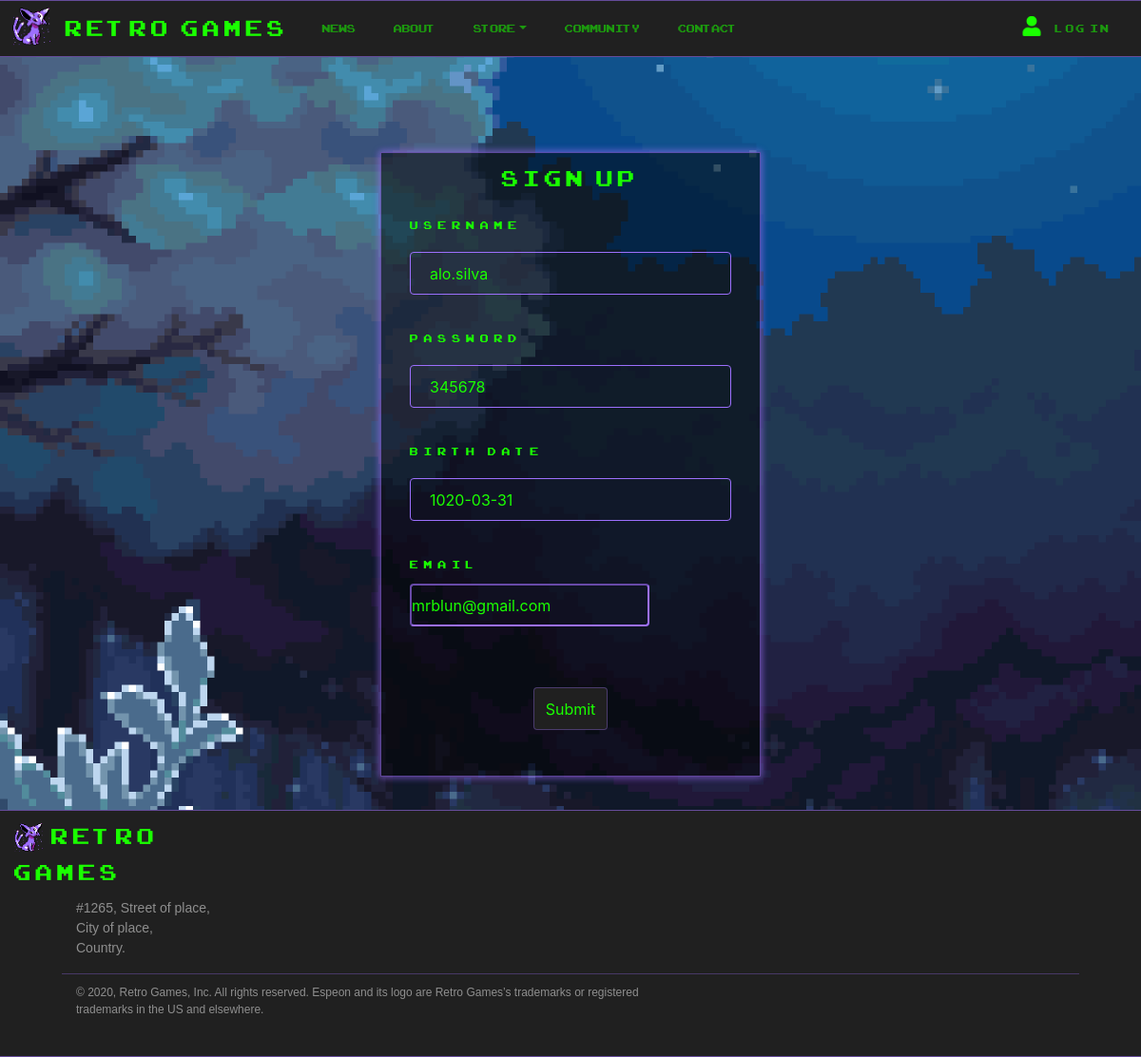
The app's page /user/1/update/ with its own data.
### catalog/models.py (models this page shows, shortened)
class User(models.Model):
    username = models.CharField(max_length=30)
    password = models.CharField(max_length=30)
    birth_date = models.DateField(null=True, blank=True)
    email = models.EmailField(blank=True)

### catalog/views.py (the view)
# urls.py: path('user/<int:pk>/update/', views.UserUpdate.as_view(), name='user_update'),
class UserUpdate(UpdateView):
    model = User
    fields = ['username', 'password', 'birth_date', 'email']

### catalog/templates/catalog/user_form.html (shortened to what this page needs)
{% extends "base_generic.html" %}
{% block content %}
<div class="container col-md-4" id="canvas_r">
    <div class="container">
        <h2 id="sign_up">Sign up</h2>
        <form action="" method="post">
            <table >
            <div class="form-group">
                <label>USERNAME</label>
                {{form.username}}
            </div>
            <div class="form-group">
                <label >PASSWORD</label>
                {{form.password}}
            </div>
            <div class="form-group">
                <label >Birth Date</label>
                {{form.birth_date}}
            </div>
            <div class="form-group">
                <label>Email</label>
                <br>
                {{form.email}}
            </div>
            </table>
            <br><br>
            <div id="button_r">
                <input class="btn" type="submit" value="Submit"/>
            </div>
            <br><br>
        </form>
    </div>
</div>
{% endblock %}

### catalog/static/css/styles.css (style rules this page uses)
* { box-sizing: border-box; padding: 0; margin: 0; }
body { background: url("../img/background_night_1920x1080.png"); background-repeat:repeat; background-attachment:fixed; overflow-y: scroll; background-color: rgb(56, 56, 56) !important; position: relative !important; min-height: 100vh !important; padding-bottom: 195px; }
.btn { border-color: #9c6ffc59 !important; }
h2 { color: #1AFF00; font-size: 24px; font-family: arcade; letter-spacing: 5px; padding-top: 8px; }
#canvas_r { background-color: #0000007e; margin-top: 100px; margin-bottom: 100px; border: 1px solid #9c6ffc8e; box-shadow: 0 0 8px 1px #9c6ffc41, 0 0 6px 1px #9c6ffc41, 0 0 8px 1px #9c6ffc41; }
#sign_up { text-align: center; color: #1AFF00; font-size: 32px; font-family: arcade; letter-spacing: 5px; padding-top: 8px; }
#button_r { text-align: center; }
.container .btn { color: #1AFF00; background-color: #202020; }
input[type=text], input[type=password] { width: 100%; padding: 12px 20px; margin: 8px 0; display: inline-block; border: 1px solid #ccc; box-sizing: border-box; }
.container label { color: #1AFF00; font-family: arcade; letter-spacing: 6px; margin-top: 10px; }
.container input { background-color: transparent; border-color: #9C6FFC; border-radius: 4px; color: #1AFF00; height: 45px; }
.container input::placeholder { color: #1aff003b; }

### records on screen
User: username "alo.silva", password "345678", birth_date "1020-03-31", email "mrblun@gmail.com"
